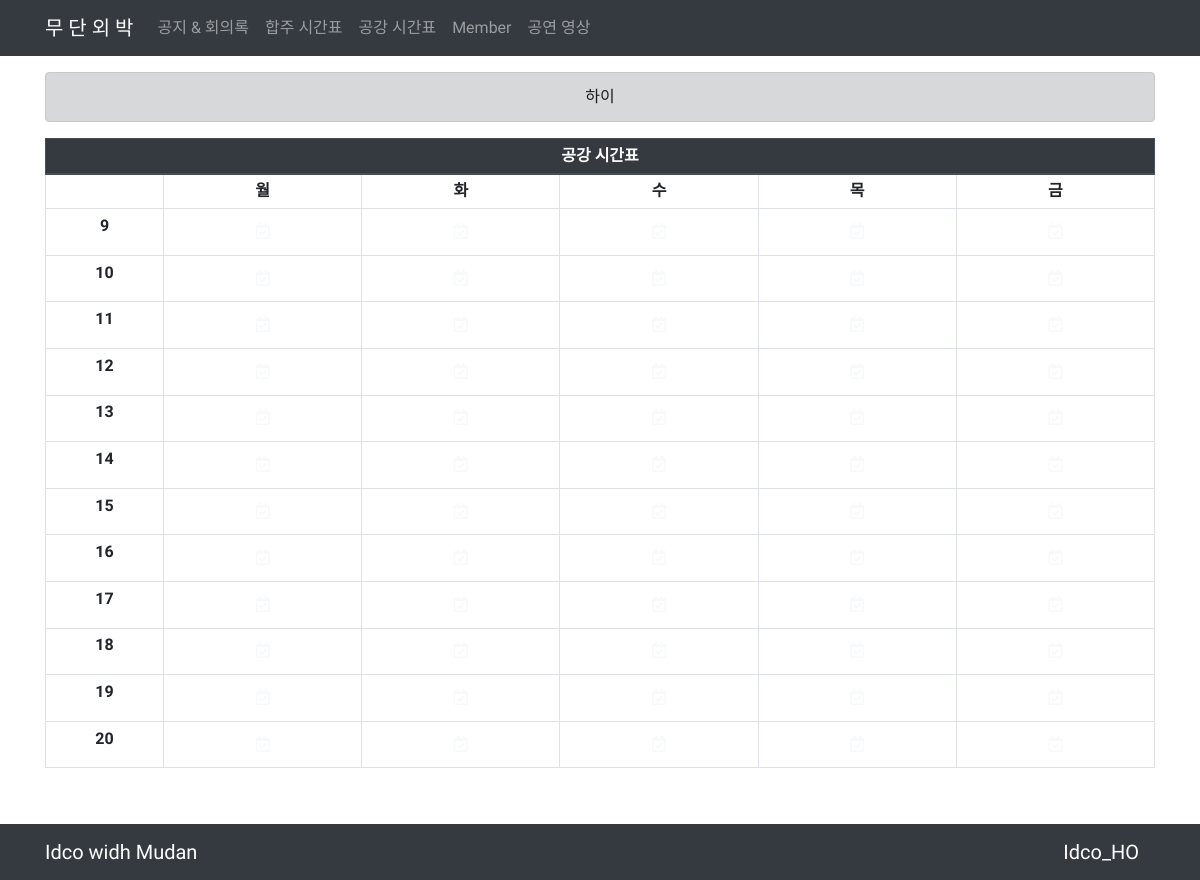
Page /freetimes/ on the committed database.
### notices/models.py (models this page shows)
class Onenotice(models.Model):
    content = models.CharField(max_length=20)

### freetimes/models.py (models this page shows, shortened)
class Freeweek(models.Model):
    day = models.CharField(max_length=5)

class Freehour(models.Model):
    clock = models.IntegerField()

### freetimes/views.py (the view)
# urls.py: path('', views.list, name='list'),
def list(request):
    onenotice = get_object_or_404(Onenotice, pk=1)
    freeweeks = Freeweek.objects.all()
    freehours  = Freehour.objects.all()
    tables = Table.objects.all()
    context = {'tables':tables, 'freeweeks':freeweeks, 'freehours':freehours, 'onenotice':onenotice}
    return render(request, 'freetimes/list.html', context)

### freetimes/templates/freetimes/list.html (shortened to what this page needs)
{% extends 'base.html' %}
{% block body %}
<div class="container">
    <table class="table table-bordered text-center table-hover table-sm">
        <thead class="thead-dark">
            <tr>
            <th scope="col" colspan="6">공강 시간표</th>
            </tr>
        </thead>
        <tbody>
            <tr>
                <td></td>
                {% for freeweek in freeweeks %}
                <th>{{ freeweek.day }}</td>
                {% endfor %}
            </tr>
            {% for freehour in freehours %}
            <tr>
            <th><div>{{ freehour.clock }}</div></th>
            <td>
                <button type="button" class="btn btn-outline-light" data-toggle="modal" data-target="#monday_{{ freehour.clock }}">
                        <i class="far fa-calendar-check"></i>
                </button>
            </td>
            <td>
                <button type="button" class="btn btn-outline-light" data-toggle="modal" data-target="#Tuesday_{{ freehour.clock }}">
                    <i class="far fa-calendar-check"></i>
                </button>
            </td>
            <td>
                <button type="button" class="btn btn-outline-light" data-toggle="modal" data-target="#Wednesday_{{ freehour.clock }}">
                    <i class="far fa-calendar-check"></i>
                </button>
            </td>
            <td>
                <button type="button" class="btn btn-outline-light" data-toggle="modal" data-target="#Thursday_{{ freehour.clock }}">
                    <i class="far fa-calendar-check"></i>
                </button>
            </td>
            <td>
                <button type="button" class="btn btn-outline-light" data-toggle="modal" data-target="#Friday_{{ freehour.clock }}">
                    <i class="far fa-calendar-check"></i>
                </button>
            </td>
            </tr>
            {% endfor %}
        </tbody>
    </table>
</div>
{% endblock %}

### mudan_web/templates/base.html (shortened to what this page needs)
<!DOCTYPE html>
<html lang="en">
<head>
    <link rel="stylesheet" href="https://stackpath.bootstrapcdn.com/bootstrap/4.3.1/css/bootstrap.min.css">
    <link rel="stylesheet" href="https://use.fontawesome.com/releases/v5.8.2/css/all.css">
</head>
<body>
    <nav class="sticky-top navbar navbar-dark bg-dark navbar-expand-lg navbar-light bg-light mb-3">
        <div class="container">
            <a class="navbar-brand" href="#">무 단 외 박</a>
            <div class="collapse navbar-collapse" id="navbarNavAltMarkup">
                <div class="navbar-nav">
                <a class="nav-item nav-link {% if app_name == 'notices' %}active{% endif %}" href="{% url 'notices:list' %}">공지 & 회의록</a>
                <a class="nav-item nav-link {% if request.path == '/notices/'%}active{% endif %}" href="{% url 'worktimes:list' %}">합주 시간표</a>
                <a class="nav-item nav-link {% if request.path == '/notices/'%}active{% endif %}" href="{% url 'freetimes:list' %}">공강 시간표</a>
                <a class="nav-item nav-link {% if request.path == '/members/'%}active{% endif %}" href="{% url 'members:list' %}">Member</a>
                <a class="nav-item nav-link {% if request.path == '/videos/'%}active{% endif %}" href="{% url 'videos:list' %}">공연 영상</a>
            </div>
        </div>
    </nav>
    <div class="container">
        <div class="alert alert-dark text-center" role="alert">
            {{ onenotice.content }}
        </div>
    </div>
    {% block body %}
    {% endblock %}
    <div class="mb-5 pb-5"></div>
    <div class="fixed-bottom">
        <nav class="navbar navbar-dark bg-dark">
            <div class="container">
                <div class="navbar-brand">Idco widh Mudan</div>
                <div class="navbar-brand">Idco_HO</div>
            </div>
        </nav>
    </div>
</body>
</html>

### mudan_web/templates/base.html (style rules this page uses)
body { font-family: 'Sunflower', 'Open Sans', 'Noto Sans TC', 'Noto Sans JP', sans-serif; white-space: normal; }

### freetimes/templates/freetimes/list.html (style rules this page uses)
.btn { border:none; }

### rows in the picture
Onenotice: content "하이"
Freeweek: day "월"
Freeweek: day "화"
Freeweek: day "수"
Freeweek: day "목"
Freeweek: day "금"
Freehour: clock "9"
Freehour: clock "10"
Freehour: clock "11"
Freehour: clock "12"
Freehour: clock "13"
Freehour: clock "14"
Freehour: clock "15"
Freehour: clock "16"
Freehour: clock "17"
Freehour: clock "18"
Freehour: clock "19"
Freehour: clock "20"
